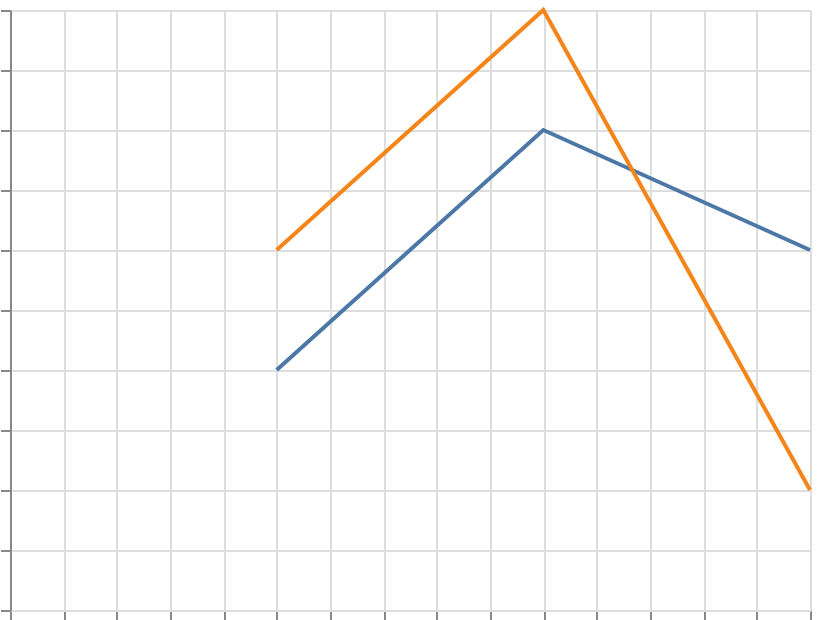

Specify this chart in Vega-Lite:
### Vega specification from a JSON file in a GitHub repository (floating-point values rounded to 4 significant figures)
{"$schema": "https://vega.github.io/schema/vega/v6.json", "width": 400, "height": 300, "padding": 5, "autosize": "none", "data": [{"name": "table", "values": [{"x": 1, "y": 2, "series": "A"}, {"x": 2, "y": 4, "series": "A"}, {"x": 3, "y": 3, "series": "A"}, {"x": 1, "y": 3, "series": "B"}, {"x": 2, "y": 5, "series": "B"}, {"x": 3, "y": 1, "series": "B"}]}], "scales": [{"name": "x", "type": "linear", "domain": {"data": "table", "field": "x"}, "range": "width", "nice": true}, {"name": "y", "type": "linear", "domain": {"data": "table", "field": "y"}, "range": [{"signal": "height"}, 0], "nice": true}, {"name": "color", "type": "ordinal", "domain": {"data": "table", "field": "series", "sort": true}, "range": "category"}], "marks": [{"type": "group", "from": {"facet": {"name": "series_facet", "data": "table", "groupby": ["series"]}}, "marks": [{"type": "line", "from": {"data": "series_facet"}, "encode": {"update": {"x": {"scale": "x", "field": "x"}, "y": {"scale": "y", "field": "y"}, "stroke": {"scale": "color", "field": "series"}, "strokeWidth": {"value": 2}}}}]}], "axes": [{"scale": "x", "orient": "bottom", "grid": true, "labels": false}, {"scale": "y", "orient": "left", "grid": true, "labels": false}]}
